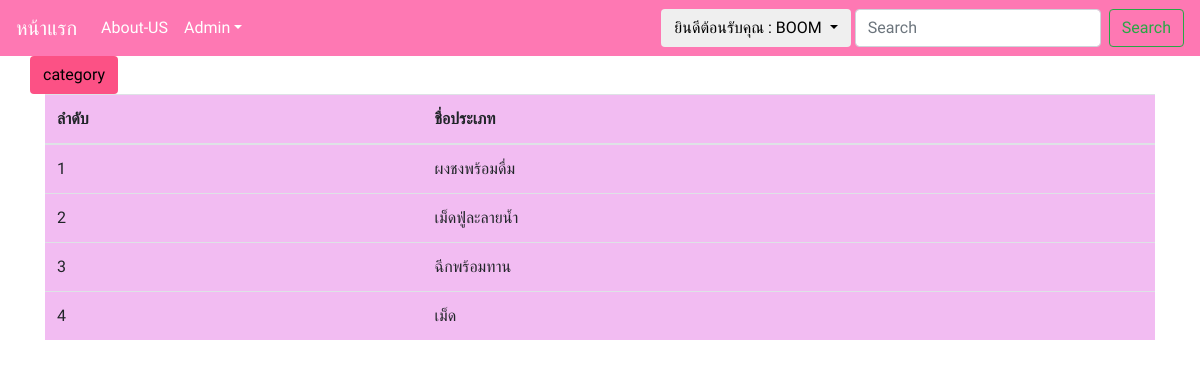
The app's page /pro/admin-category.php (signed in) with its own data.
### tables this page shows
CREATE TABLE `category` (
  `category_id` int(11) NOT NULL,
  `category_name` varchar(100) NOT NULL
);

### pro/admin-category.php (the view, shortened to what this page needs)
<?php
require_once 'navbar.php';
require_once 'connect.php';
 ?>
<body>
  <div class="container">
    <div class="row">
      <button type="button" class="btn" style="background:#fc5185;"  data-toggle="modal" data-target="#cate">
        category
      </button>
    </div>
    <div class="table-responsive">
      <table style="background:#f2bcf2" class="table">
<thead>
  <tr>
    <th>ลำดับ</th>
    <th>ชื่อประเภท</th>
  </tr>
</thead>
<tbody>
    <?php
    $sql = ("SELECT * FROM category");
    $result=$mysqli->query($sql);
      while ($row = mysqli_fetch_array($result)) {
        ?>
        <tr>
          <td><?php echo $row['category_id']; ?></td>
          <td><?php echo $row['category_name']; ?></td>
        </tr>
        <?php
      }
     ?>
</tbody>
</table>
    </div>
  </div>
</body>

### pro/navbar.php (style rules this page uses)
* { font-family: 'Mali', cursive; }

### pro/admin-category.php (style rules this page uses)
body { background-image: url("img/bg1.png"); }

### records on screen
category: category_id "1", category_name "ผงชงพร้อมดื่ม"
category: category_id "2", category_name "เม็ดฟู่ละลายน้ำ"
category: category_id "3", category_name "ฉีกพร้อมทาน"
category: category_id "4", category_name "เม็ด"

### other values on screen
$_SESSION['user_name'] "BOOM"
